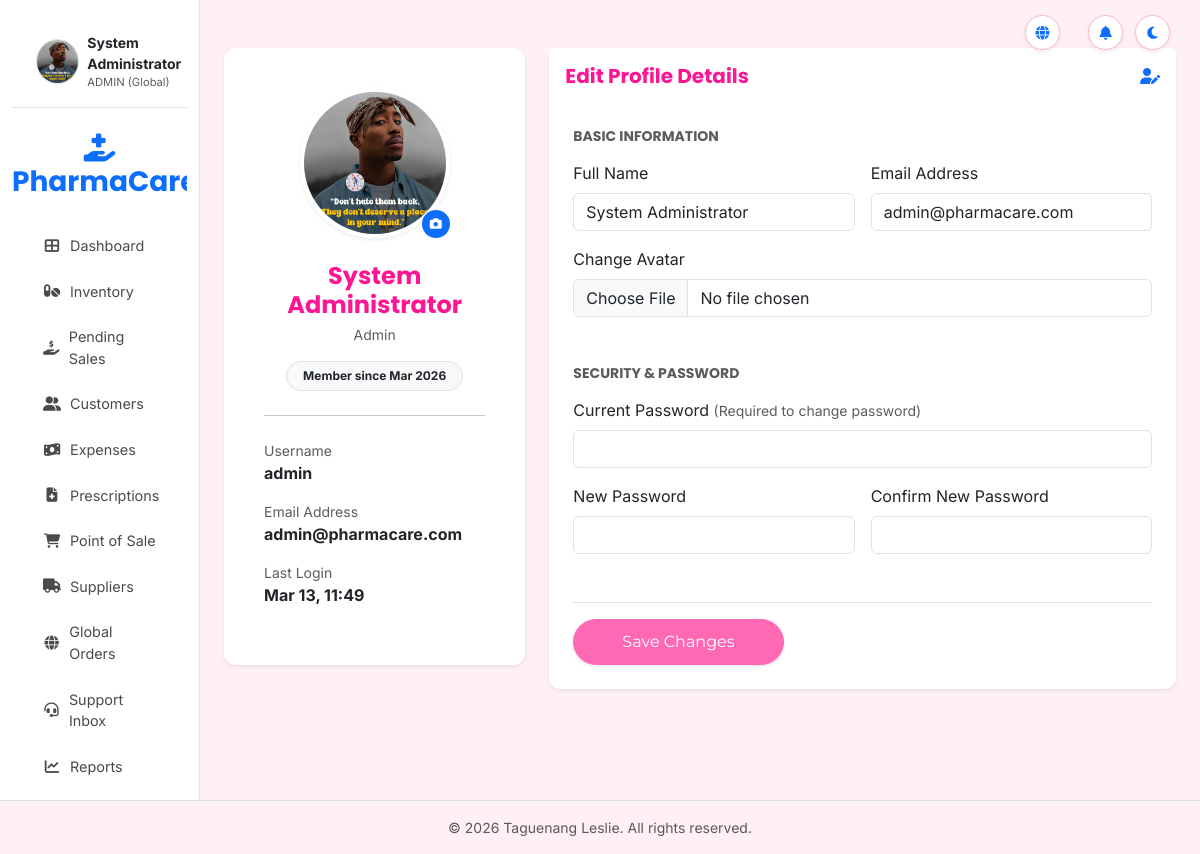
The app's page /profile.php (signed in) with its own data.
### tables this page shows
CREATE TABLE IF NOT EXISTS users (
    id INT PRIMARY KEY AUTO_INCREMENT,
    username VARCHAR(50) UNIQUE NOT NULL,
    email VARCHAR(100) UNIQUE NOT NULL,
    password_hash VARCHAR(255) NOT NULL,
    role ENUM('admin', 'pharmacist', 'cashier', 'customer') NOT NULL,
    full_name VARCHAR(100),
    avatar VARCHAR(255),
    pharmacy_id INT,  
    created_at TIMESTAMP DEFAULT CURRENT_TIMESTAMP,
    last_login TIMESTAMP NULL,
    is_active BOOLEAN DEFAULT TRUE,
    last_notif_dismissal TIMESTAMP NULL DEFAULT NULL,
    FOREIGN KEY (pharmacy_id) REFERENCES pharmacies(id) ON DELETE SET NULL
);

### profile.php (the view, shortened to what this page needs)
<?php
require_once 'includes/config/database.php';
$user_id = $_SESSION['user_id'];
$stmt = $pdo->prepare("SELECT * FROM users WHERE id = ?");
$stmt->execute([$user_id]);
$user = $stmt->fetch();
include 'includes/templates/header.php';
?>
<div class="row pt-4">
    <div class="col-lg-4 mb-4">
        <div class="card border-0 shadow-sm text-center p-4 h-100">
            <div class="card-body">
                <div class="position-relative d-inline-block mb-4">
                    <img src="<?php echo $user['avatar'] ? BASE_URL . $user['avatar'] : 'https://via.placeholder.com/150'; ?>" class="rounded-circle shadow-sm border border-4 border-white" style="width: 150px; height: 150px; object-fit: cover;" alt="Avatar">
                    <span class="position-absolute bottom-0 end-0 badge rounded-pill bg-primary p-2">
                        <i class="fas fa-camera"></i>
                    </span>
                </div>
                <h4 class="fw-bold mb-1"><?php echo $user['full_name']; ?></h4>
                <p class="text-muted small mb-3"><?php echo ucfirst($user['role']); ?></p>
                <div class="badge bg-light text-dark border p-2 px-3 rounded-pill">
                    Member since <?php echo date('M Y', strtotime($user['created_at'])); ?>
                </div>
                <hr class="my-4">
                <div class="text-start">
                    <div class="mb-3">
                        <div class="small text-muted">Username</div>
                        <div class="fw-bold"><?php echo $user['username']; ?></div>
                    </div>
                    <div class="mb-3">
                        <div class="small text-muted">Email Address</div>
                        <div class="fw-bold"><?php echo $user['email']; ?></div>
                    </div>
                    <div class="mb-0">
                        <div class="small text-muted">Last Login</div>
                        <div class="fw-bold"><?php echo $user['last_login'] ? date('M d, H:i', strtotime($user['last_login'])) : 'Never'; ?></div>
                    </div>
                </div>
            </div>
        </div>
    </div>
    <div class="col-lg-8">
        <div class="card border-0 shadow-sm h-100">
            <div class="card-header bg-white border-0 py-3 d-flex justify-content-between align-items-center">
                <h5 class="mb-0">Edit Profile Details</h5>
                <i class="fas fa-user-edit text-primary"></i>
            </div>
            <div class="card-body p-4">
                <form action="profile.php" method="POST" enctype="multipart/form-data">
                    <h6 class="text-uppercase small fw-bold text-muted mb-3">Basic Information</h6>
                    <div class="row g-3 mb-4">
                        <div class="col-md-6">
                            <label class="form-label">Full Name</label>
                            <input type="text" name="full_name" class="form-control" value="<?php echo $user['full_name']; ?>" required>
                        </div>
                        <div class="col-md-6">
                            <label class="form-label">Email Address</label>
                            <input type="email" name="email" class="form-control" value="<?php echo $user['email']; ?>" required>
                        </div>
                        <div class="col-md-12">
                            <label class="form-label">Change Avatar</label>
                            <input type="file" name="avatar" class="form-control" accept="image/*">
                        </div>
                    </div>
                    <h6 class="text-uppercase small fw-bold text-muted mb-3 mt-5">Security & Password</h6>
                    <div class="row g-3">
                        <div class="col-md-12">
                            <label class="form-label">Current Password <small class="text-muted">(Required to change password)</small></label>
                            <input type="password" name="current_password" class="form-control">
                        </div>
                        <div class="col-md-6">
                            <label class="form-label">New Password</label>
                            <input type="password" name="new_password" class="form-control">
                        </div>
                        <div class="col-md-6">
                            <label class="form-label">Confirm New Password</label>
                            <input type="password" name="confirm_password" class="form-control">
                        </div>
                    </div>
                    <div class="mt-5 pt-3 border-top">
                        <button type="submit" class="btn btn-primary px-5 shadow-sm rounded-pill">
                            Save Changes
                        </button>
                    </div>
                </form>
            </div>
        </div>
    </div>
</div>
<?php include 'includes/templates/footer.php'; ?>

### assets/css/style.css (style rules this page uses)
:root { --primary-color: #FF69B4; --secondary-color: #FFB6C1; --accent-color: #FF1493; --bg-color: #FFF0F5; --text-color: #4A4A4A; --success-color: #98D8C8; --warning-color: #FFD700; --error-color: #FF6B6B; --white: #FFFFFF; --shadow: 0 4px 6px rgba(0, 0, 0, 0.1); --border-radius: 12px; --glass-bg: rgba(255, 255, 255, 0.8); --glass-border: rgba(255, 255, 255, 0.5); --glass-shadow: 0 8px 32px 0 rgba(31, 38, 135, 0.15); --gradient-1: linear-gradient(135deg, #FF69B4 0%, #FF1493 100%); --gradient-2: linear-gradient(135deg, #FFD700 0%, #FFA500 100%); --gradient-3: linear-gradient(135deg, #FF6B6B 0%, #EE0979 100%); --gradient-4: linear-gradient(135deg, #4facfe 0%, #00f2fe 100%); }
body { background-color: var(--bg-color); color: var(--text-color); font-family: 'Inter', sans-serif; margin: 0; padding: 0; }
h1, h2, h3, h4, h5, h6 { font-family: 'Poppins', sans-serif; font-weight: 700; color: var(--accent-color); }
.btn-primary { background-color: var(--primary-color); border-color: var(--primary-color); border-radius: 50px; padding: 10px 25px; font-family: 'Montserrat', sans-serif; transition: all 0.3s ease; }
.card { border: none; border-radius: var(--border-radius); box-shadow: var(--shadow); transition: transform 0.3s ease; }

### records on screen
users: avatar (picture), full_name "System Administrator", role "Admin", created_at "Mar 2026", username "admin", email "admin@pharmacare.com", last_login "Mar 13, 11:49"

### other values on screen
$_SESSION['full_name'] "System Administrator"
$_SESSION['role'] "ADMIN"
__('dashboard') "Dashboard"
__('inventory') "Inventory"
__('pending_sales') "Pending Sales"
__('customers') "Customers"
__('expenses') "Expenses"
__('prescriptions') "Prescriptions"
__('pos') "Point of Sale"
__('suppliers') "Suppliers"
__('reports') "Reports"
COPYRIGHT_YEAR "2026"
COPYRIGHT_HOLDER "Taguenang Leslie"
